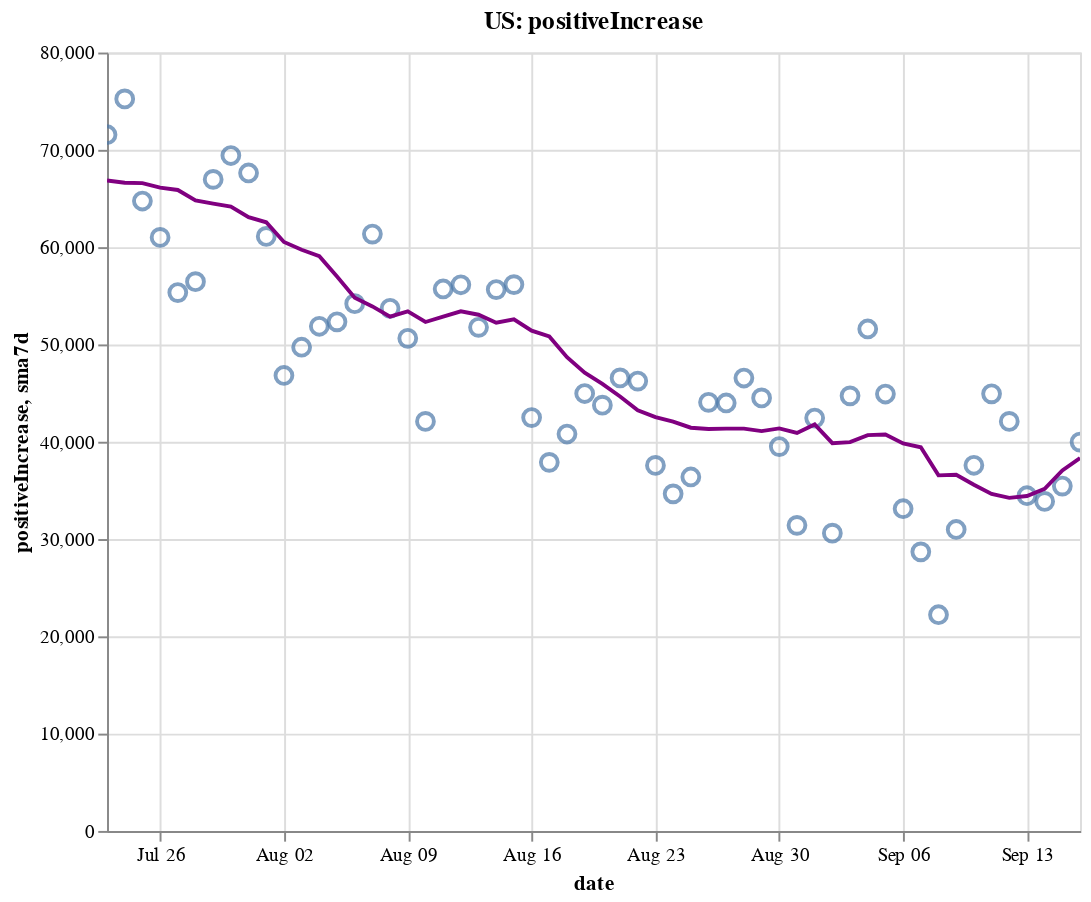

The notebook cell this image was saved under:
### Code cell
create_plot(us, 'positiveIncrease')

### Figure 1 — Vega-Lite specification as saved in the notebook (floating-point values rounded to 4 significant figures)
{"config": {"view": {"continuousWidth": 400, "continuousHeight": 300}}, "layer": [{"layer": [{"mark": {"type": "point", "size": 75}, "encoding": {"tooltip": [{"type": "temporal", "field": "date"}, {"type": "quantitative", "field": "positiveIncrease"}, {"type": "quantitative", "field": "sma7d"}], "x": {"type": "temporal", "field": "date"}, "y": {"type": "quantitative", "field": "positiveIncrease"}}, "selection": {"selector002": {"type": "interval", "bind": "scales", "encodings": ["x", "y"]}}}, {"mark": {"type": "line", "color": "purple"}, "encoding": {"x": {"type": "temporal", "field": "date"}, "y": {"type": "quantitative", "field": "sma7d"}}}]}, {"mark": {"type": "rule", "color": "#aaa"}, "encoding": {"x": {"type": "temporal", "field": "date"}}, "transform": [{"filter": {"selection": "selector001"}}]}, {"mark": "circle", "encoding": {"opacity": {"condition": {"value": 1, "selection": "selector001"}, "value": 0}, "tooltip": [{"type": "temporal", "field": "date"}, {"type": "quantitative", "field": "positiveIncrease"}, {"type": "quantitative", "field": "sma7d"}], "x": {"type": "temporal", "field": "date"}, "y": {"type": "quantitative", "field": "positiveIncrease"}}, "selection": {"selector001": {"type": "single", "encodings": ["x"], "on": "mouseover", "nearest": true, "empty": "none"}}}, {"mark": {"type": "text", "align": "left", "dx": 5, "dy": -5, "stroke": "white", "strokeWidth": 2}, "encoding": {"text": {"type": "quantitative", "field": "positiveIncrease"}, "tooltip": [{"type": "temporal", "field": "date"}, {"type": "quantitative", "field": "positiveIncrease"}, {"type": "quantitative", "field": "sma7d"}], "x": {"type": "temporal", "field": "date"}, "y": {"type": "quantitative", "field": "positiveIncrease"}}, "transform": [{"filter": {"selection": "selector001"}}]}, {"mark": {"type": "text", "align": "left", "dx": 5, "dy": -5}, "encoding": {"text": {"type": "quantitative", "field": "positiveIncrease"}, "tooltip": [{"type": "temporal", "field": "date"}, {"type": "quantitative", "field": "positiveIncrease"}, {"type": "quantitative", "field": "sma7d"}], "x": {"type": "temporal", "field": "date"}, "y": {"type": "quantitative", "field": "positiveIncrease"}}, "transform": [{"filter": {"selection": "selector001"}}]}], "data": {"name": "data-6fa55ea54a05dbb3e883d9d39a494d27"}, "height": 400, "title": "US: positiveIncrease", "width": 500, "$schema": "https://vega.github.io/schema/vega-lite/v4.8.1.json", "datasets": {"data-6fa55ea54a05dbb3e883d9d39a494d27": [{"date": "2020-07-23T00:00:00", "totalTestResultsIncrease": 852500.0, "positiveIncrease": 71550.0, "death": 136400.0, "deathIncrease": 1056.0, "positiveRate": 0.084, "state": "US", "sma7d": 66840.0}, {"date": "2020-07-24T00:00:00", "totalTestResultsIncrease": 940100.0, "positiveIncrease": 75240.0, "death": 137500.0, "deathIncrease": 1176.0, "positiveRate": 0.08, "state": "US", "sma7d": 66610.0}, {"date": "2020-07-25T00:00:00", "totalTestResultsIncrease": 793400.0, "positiveIncrease": 64740.0, "death": 138500.0, "deathIncrease": 1023.0, "positiveRate": 0.082, "state": "US", "sma7d": 66580.0}, {"date": "2020-07-26T00:00:00", "totalTestResultsIncrease": 850800.0, "positiveIncrease": 61000.0, "death": 139100.0, "deathIncrease": 559.0, "positiveRate": 0.072, "state": "US", "sma7d": 66120.0}, {"date": "2020-07-27T00:00:00", "totalTestResultsIncrease": 776700.0, "positiveIncrease": 55330.0, "death": 140200.0, "deathIncrease": 1060.0, "positiveRate": 0.071, "state": "US", "sma7d": 65870.0}, {"date": "2020-07-28T00:00:00", "totalTestResultsIncrease": 756000.0, "positiveIncrease": 56450.0, "death": 141300.0, "deathIncrease": 1122.0, "positiveRate": 0.075, "state": "US", "sma7d": 64810.0}, {"date": "2020-07-29T00:00:00", "totalTestResultsIncrease": 873100.0, "positiveIncrease": 66960.0, "death": 142800.0, "deathIncrease": 1492.0, "positiveRate": 0.077, "state": "US", "sma7d": 64470.0}, {"date": "2020-07-30T00:00:00", "totalTestResultsIncrease": 828300.0, "positiveIncrease": 69420.0, "death": 144000.0, "deathIncrease": 1259.0, "positiveRate": 0.084, "state": "US", "sma7d": 64160.0}, {"date": "2020-07-31T00:00:00", "totalTestResultsIncrease": 737100.0, "positiveIncrease": 67620.0, "death": 145400.0, "deathIncrease": 1312.0, "positiveRate": 0.092, "state": "US", "sma7d": 63080.0}, {"date": "2020-08-01T00:00:00", "totalTestResultsIncrease": 747600.0, "positiveIncrease": 61100.0, "death": 146500.0, "deathIncrease": 1190.0, "positiveRate": 0.082, "state": "US", "sma7d": 62560.0}, {"date": "2020-08-02T00:00:00", "totalTestResultsIncrease": 698100.0, "positiveIncrease": 46810.0, "death": 147000.0, "deathIncrease": 498.0, "positiveRate": 0.067, "state": "US", "sma7d": 60530.0}, {"date": "2020-08-03T00:00:00", "totalTestResultsIncrease": 761800.0, "positiveIncrease": 49710.0, "death": 147600.0, "deathIncrease": 519.0, "positiveRate": 0.065, "state": "US", "sma7d": 59730.0}, {"date": "2020-08-04T00:00:00", "totalTestResultsIncrease": 729000.0, "positiveIncrease": 51870.0, "death": 148800.0, "deathIncrease": 1255.0, "positiveRate": 0.071, "state": "US", "sma7d": 59070.0}, {"date": "2020-08-05T00:00:00", "totalTestResultsIncrease": 711500.0, "positiveIncrease": 52320.0, "death": 150200.0, "deathIncrease": 1346.0, "positiveRate": 0.074, "state": "US", "sma7d": 56980.0}, {"date": "2020-08-06T00:00:00", "totalTestResultsIncrease": 781600.0, "positiveIncrease": 54190.0, "death": 151400.0, "deathIncrease": 1251.0, "positiveRate": 0.069, "state": "US", "sma7d": 54800.0}, {"date": "2020-08-07T00:00:00", "totalTestResultsIncrease": 795900.0, "positiveIncrease": 61340.0, "death": 152700.0, "deathIncrease": 1333.0, "positiveRate": 0.077, "state": "US", "sma7d": 53910.0}, {"date": "2020-08-08T00:00:00", "totalTestResultsIncrease": 682600.0, "positiveIncrease": 53710.0, "death": 153800.0, "deathIncrease": 1089.0, "positiveRate": 0.079, "state": "US", "sma7d": 52850.0}, {"date": "2020-08-09T00:00:00", "totalTestResultsIncrease": 718700.0, "positiveIncrease": 50630.0, "death": 154400.0, "deathIncrease": 616.0, "positiveRate": 0.07, "state": "US", "sma7d": 53400.0}, {"date": "2020-08-10T00:00:00", "totalTestResultsIncrease": 747800.0, "positiveIncrease": 42090.0, "death": 154900.0, "deathIncrease": 426.0, "positiveRate": 0.056, "state": "US", "sma7d": 52310.0}, {"date": "2020-08-11T00:00:00", "totalTestResultsIncrease": 751800.0, "positiveIncrease": 55700.0, "death": 156200.0, "deathIncrease": 1326.0, "positiveRate": 0.074, "state": "US", "sma7d": 52860.0}, {"date": "2020-08-12T00:00:00", "totalTestResultsIncrease": 487400.0, "positiveIncrease": 56130.0, "death": 157700.0, "deathIncrease": 1517.0, "positiveRate": 0.115, "state": "US", "sma7d": 53400.0}, {"date": "2020-08-13T00:00:00", "totalTestResultsIncrease": 916600.0, "positiveIncrease": 51760.0, "death": 158900.0, "deathIncrease": 1163.0, "positiveRate": 0.056, "state": "US", "sma7d": 53050.0}, {"date": "2020-08-14T00:00:00", "totalTestResultsIncrease": 876500.0, "positiveIncrease": 55640.0, "death": 160100.0, "deathIncrease": 1216.0, "positiveRate": 0.063, "state": "US", "sma7d": 52240.0}, {"date": "2020-08-15T00:00:00", "totalTestResultsIncrease": 771700.0, "positiveIncrease": 56150.0, "death": 161300.0, "deathIncrease": 1219.0, "positiveRate": 0.073, "state": "US", "sma7d": 52580.0}, {"date": "2020-08-16T00:00:00", "totalTestResultsIncrease": 800900.0, "positiveIncrease": 42490.0, "death": 161900.0, "deathIncrease": 619.0, "positiveRate": 0.053, "state": "US", "sma7d": 51420.0}, {"date": "2020-08-17T00:00:00", "totalTestResultsIncrease": 678500.0, "positiveIncrease": 37880.0, "death": 162300.0, "deathIncrease": 407.0, "positiveRate": 0.056, "state": "US", "sma7d": 50820.0}, {"date": "2020-08-18T00:00:00", "totalTestResultsIncrease": 669900.0, "positiveIncrease": 40800.0, "death": 163500.0, "deathIncrease": 1196.0, "positiveRate": 0.061, "state": "US", "sma7d": 48690.0}, {"date": "2020-08-19T00:00:00", "totalTestResultsIncrease": 685400.0, "positiveIncrease": 44960.0, "death": 165000.0, "deathIncrease": 1420.0, "positiveRate": 0.066, "state": "US", "sma7d": 47090.0}, {"date": "2020-08-20T00:00:00", "totalTestResultsIncrease": 720700.0, "positiveIncrease": 43760.0, "death": 166100.0, "deathIncrease": 1134.0, "positiveRate": 0.061, "state": "US", "sma7d": 45950.0}, {"date": "2020-08-21T00:00:00", "totalTestResultsIncrease": 778400.0, "positiveIncrease": 46560.0, "death": 167200.0, "deathIncrease": 1123.0, "positiveRate": 0.06, "state": "US", "sma7d": 44660.0}, {"date": "2020-08-22T00:00:00", "totalTestResultsIncrease": 783800.0, "positiveIncrease": 46240.0, "death": 168200.0, "deathIncrease": 1029.0, "positiveRate": 0.059, "state": "US", "sma7d": 43240.0}, {"date": "2020-08-23T00:00:00", "totalTestResultsIncrease": 632000.0, "positiveIncrease": 37570.0, "death": 168800.0, "deathIncrease": 572.0, "positiveRate": 0.059, "state": "US", "sma7d": 42540.0}, {"date": "2020-08-24T00:00:00", "totalTestResultsIncrease": 714100.0, "positiveIncrease": 34640.0, "death": 169200.0, "deathIncrease": 343.0, "positiveRate": 0.049, "state": "US", "sma7d": 42070.0}, {"date": "2020-08-25T00:00:00", "totalTestResultsIncrease": 659200.0, "positiveIncrease": 36380.0, "death": 170300.0, "deathIncrease": 1147.0, "positiveRate": 0.055, "state": "US", "sma7d": 41440.0}, {"date": "2020-08-26T00:00:00", "totalTestResultsIncrease": 675100.0, "positiveIncrease": 44050.0, "death": 171600.0, "deathIncrease": 1298.0, "positiveRate": 0.065, "state": "US", "sma7d": 41310.0}, {"date": "2020-08-27T00:00:00", "totalTestResultsIncrease": 784000.0, "positiveIncrease": 43980.0, "death": 172700.0, "deathIncrease": 1129.0, "positiveRate": 0.056, "state": "US", "sma7d": 41350.0}, {"date": "2020-08-28T00:00:00", "totalTestResultsIncrease": 809700.0, "positiveIncrease": 46550.0, "death": 173800.0, "deathIncrease": 1023.0, "positiveRate": 0.057, "state": "US", "sma7d": 41340.0}, {"date": "2020-08-29T00:00:00", "totalTestResultsIncrease": 806600.0, "positiveIncrease": 44500.0, "death": 174800.0, "deathIncrease": 1015.0, "positiveRate": 0.055, "state": "US", "sma7d": 41100.0}, {"date": "2020-08-30T00:00:00", "totalTestResultsIncrease": 766200.0, "positiveIncrease": 39500.0, "death": 175200.0, "deathIncrease": 475.0, "positiveRate": 0.052, "state": "US", "sma7d": 41370.0}, {"date": "2020-08-31T00:00:00", "totalTestResultsIncrease": 698700.0, "positiveIncrease": 31410.0, "death": 175600.0, "deathIncrease": 366.0, "positiveRate": 0.045, "state": "US", "sma7d": 40910.0}, {"date": "2020-09-01T00:00:00", "totalTestResultsIncrease": 728300.0, "positiveIncrease": 42430.0, "death": 176600.0, "deathIncrease": 1027.0, "positiveRate": 0.058, "state": "US", "sma7d": 41780.0}, {"date": "2020-09-02T00:00:00", "totalTestResultsIncrease": 676000.0, "positiveIncrease": 30600.0, "death": 177700.0, "deathIncrease": 1032.0, "positiveRate": 0.045, "state": "US", "sma7d": 39850.0}, {"date": "2020-09-03T00:00:00", "totalTestResultsIncrease": 789900.0, "positiveIncrease": 44710.0, "death": 178700.0, "deathIncrease": 1070.0, "positiveRate": 0.057, "state": "US", "sma7d": 39960.0}, {"date": "2020-09-04T00:00:00", "totalTestResultsIncrease": 938500.0, "positiveIncrease": 51590.0, "death": 179700.0, "deathIncrease": 998.0, "positiveRate": 0.055, "state": "US", "sma7d": 40680.0}, {"date": "2020-09-05T00:00:00", "totalTestResultsIncrease": 864300.0, "positiveIncrease": 44900.0, "death": 180700.0, "deathIncrease": 918.0, "positiveRate": 0.052, "state": "US", "sma7d": 40740.0}, {"date": "2020-09-06T00:00:00", "totalTestResultsIncrease": 773600.0, "positiveIncrease": 33120.0, "death": 181100.0, "deathIncrease": 449.0, "positiveRate": 0.043, "state": "US", "sma7d": 39820.0}, {"date": "2020-09-07T00:00:00", "totalTestResultsIncrease": 608000.0, "positiveIncrease": 28680.0, "death": 181300.0, "deathIncrease": 225.0, "positiveRate": 0.047, "state": "US", "sma7d": 39440.0}, {"date": "2020-09-08T00:00:00", "totalTestResultsIncrease": 535900.0, "positiveIncrease": 22220.0, "death": 181700.0, "deathIncrease": 358.0, "positiveRate": 0.041, "state": "US", "sma7d": 36550.0}, {"date": "2020-09-09T00:00:00", "totalTestResultsIncrease": 625000.0, "positiveIncrease": 30980.0, "death": 182800.0, "deathIncrease": 1089.0, "positiveRate": 0.05, "state": "US", "sma7d": 36600.0}, {"date": "2020-09-10T00:00:00", "totalTestResultsIncrease": 663400.0, "positiveIncrease": 37580.0, "death": 183900.0, "deathIncrease": 1170.0, "positiveRate": 0.057, "state": "US", "sma7d": 35580.0}, {"date": "2020-09-11T00:00:00", "totalTestResultsIncrease": 814700.0, "positiveIncrease": 44930.0, "death": 185000.0, "deathIncrease": 1018.0, "positiveRate": 0.055, "state": "US", "sma7d": 34630.0}, {"date": "2020-09-12T00:00:00", "totalTestResultsIncrease": 915800.0, "positiveIncrease": 42090.0, "death": 185800.0, "deathIncrease": 810.0, "positiveRate": 0.046, "state": "US", "sma7d": 34230.0}, {"date": "2020-09-13T00:00:00", "totalTestResultsIncrease": 688700.0, "positiveIncrease": 34450.0, "death": 186200.0, "deathIncrease": 389.0, "positiveRate": 0.05, "state": "US", "sma7d": 34420.0}, {"date": "2020-09-14T00:00:00", "totalTestResultsIncrease": 435300.0, "positiveIncrease": 33860.0, "death": 186600.0, "deathIncrease": 403.0, "positiveRate": 0.078, "state": "US", "sma7d": 35160.0}, {"date": "2020-09-15T00:00:00", "totalTestResultsIncrease": 720900.0, "positiveIncrease": 35440.0, "death": 187600.0, "deathIncrease": 1031.0, "positiveRate": 0.049, "state": "US", "sma7d": 37050.0}, {"date": "2020-09-16T00:00:00", "totalTestResultsIncrease": 721600.0, "positiveIncrease": 39970.0, "death": 188800.0, "deathIncrease": 1202.0, "positiveRate": 0.055, "state": "US", "sma7d": 38330.0}]}}
